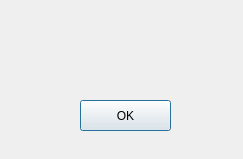
<?xml version="1.0" encoding="UTF-8"?>
<ui version="4.0">
 <class>Dialog</class>
 <widget class="QDialog" name="Dialog">
  <property name="geometry">
   <rect>
    <x>0</x>
    <y>0</y>
    <width>243</width>
    <height>159</height>
   </rect>
  </property>
  <property name="windowTitle">
   <string>Fail</string>
  </property>
  <widget class="QPushButton" name="confirm">
   <property name="geometry">
    <rect>
     <x>80</x>
     <y>100</y>
     <width>91</width>
     <height>31</height>
    </rect>
   </property>
   <property name="text">
    <string>OK</string>
   </property>
  </widget>
  <widget class="QLabel" name="label">
   <property name="geometry">
    <rect>
     <x>60</x>
     <y>30</y>
     <width>131</width>
     <height>51</height>
    </rect>
   </property>
   <property name="toolTip">
    <string>&lt;html&gt;&lt;head/&gt;&lt;body&gt;&lt;p align=&quot;center&quot;&gt;&lt;span style=&quot; font-size:12pt; font-weight:600;&quot;&gt;login fail&lt;/span&gt;&lt;/p&gt;&lt;/body&gt;&lt;/html&gt;</string>
   </property>
   <property name="layoutDirection">
    <enum>Qt::LeftToRight</enum>
   </property>
   <property name="text">
    <string/>
   </property>
   <property name="alignment">
    <set>Qt::AlignCenter</set>
   </property>
  </widget>
 </widget>
 <resources/>
 <connections/>
</ui>
